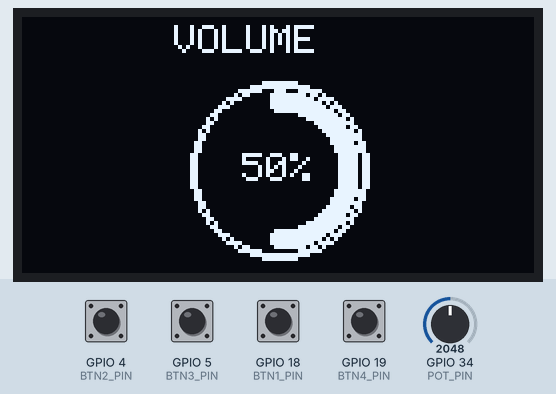
A sketch run on a simulated ESP32. Parts: 128×64 one-colour display. The inputs (shaded band) are chosen by the test bench; at power-on: GPIO 4 (BTN2_PIN), GPIO 5 (BTN3_PIN), GPIO 18 (BTN1_PIN), GPIO 19 (BTN4_PIN) HIGH, GPIO 34 (POT_PIN) = 2048. USB keyboard and mouse output is not drawn; what the sketch prints to the serial monitor is not drawn.

Above: at 4.2 s.
4.3 s: GPIO 34 (POT_PIN) set to 1931
At 6.6 s:
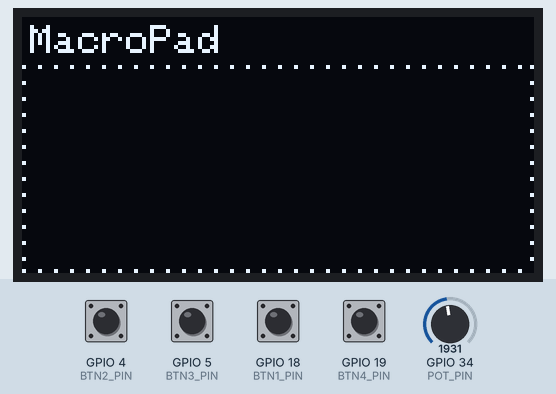
7.3 s: GPIO 4 (BTN2_PIN) pulled LOW for 0.15 s
At 7.9 s:
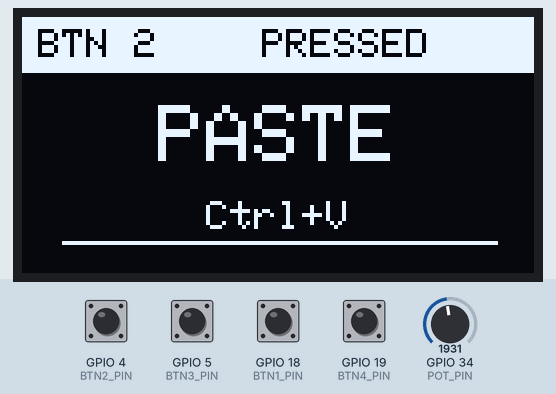
10.4 s: GPIO 5 (BTN3_PIN) pulled LOW for 0.15 s
At 11.6 s:
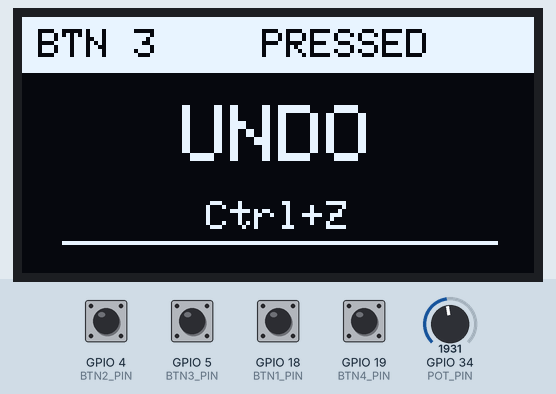
13.5 s: GPIO 18 (BTN1_PIN) pulled LOW for 0.15 s
At 14.0 s:
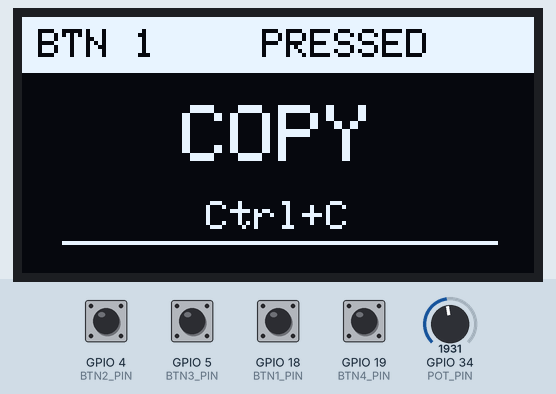
16.6 s: GPIO 19 (BTN4_PIN) pulled LOW for 0.15 s
At 17.7 s:
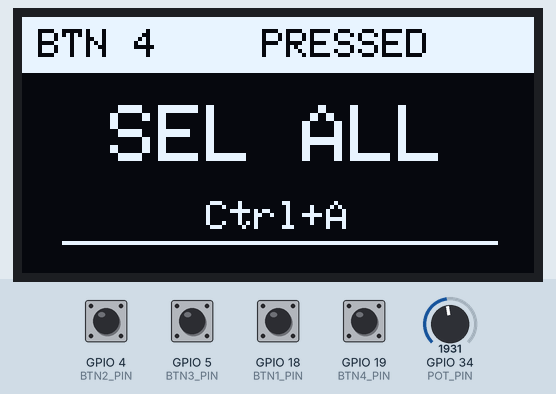
19.7 s: GPIO 34 (POT_PIN) set to 1228
At 20.6 s:
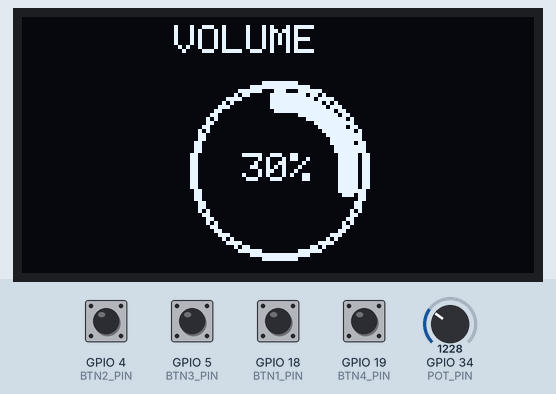
Timing chart, 0 to 22.2 s (numbered marks = the images above; inputs shaded):
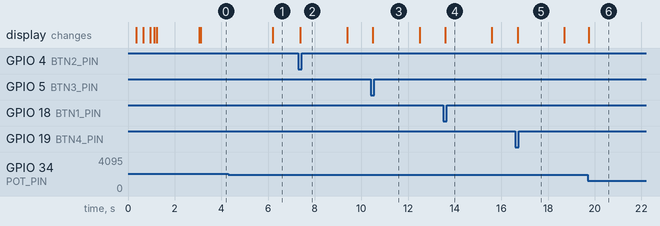

Measured:
- the behaviour switches between 1969 and 1968 on GPIO 34 (POT_PIN) (found by bisection; images 0 and 1)
- after the input at 4.3 s, the display: changes after 1.9 s (image 1)
- after the input at 7.3 s, the display: changes after 0.09 s (image 2)
- after the input at 10.4 s, the display: changes after 0.09 s (image 3)
- after the input at 13.5 s, the display: changes after 0.10 s (image 4)
- after the input at 16.6 s, the display: changes after 0.10 s (image 5)
- after the input at 19.7 s, the display: changes after 0.05 s (image 6)

The sketch:

main.ino
```cpp
#include <BleKeyboard.h>
#include <Wire.h>
#include <Adafruit_GFX.h>
#include <Adafruit_SSD1306.h>

// OLED Setup
#define SCREEN_WIDTH 128
#define SCREEN_HEIGHT 64
#define OLED_RESET -1
Adafruit_SSD1306 display(SCREEN_WIDTH, SCREEN_HEIGHT, &Wire, OLED_RESET);
// for th piuns
const int BTN1_PIN = 18;
const int BTN2_PIN =  4;
const int BTN3_PIN =  5;
const int BTN4_PIN = 19;
const int POT_PIN  = 34;

int buttonPins[4] = {BTN1_PIN, BTN2_PIN, BTN3_PIN, BTN4_PIN};
const char* btnLabels[4]  = {"COPY", "PASTE", "UNDO", "SEL ALL"};
const char* btnSubtext[4] = {"Ctrl+C", "Ctrl+V", "Ctrl+Z", "Ctrl+A"};
BleKeyboard bleKeyboard("MacroPad", "DIY", 100);

// deb
const unsigned long DEBOUNCE_MS = 50;
bool lastState[4]            = {HIGH, HIGH, HIGH, HIGH};
bool currentState[4]         = {HIGH, HIGH, HIGH, HIGH};
unsigned long lastDebounceTime[4] = {0, 0, 0, 0};

// Potentiomiter values variables
const int POT_STEPS           = 20;
const int POT_DEADZONE        = 30;
const unsigned long POT_INTERVAL = 150;
int  lastPotStep              = -1;
unsigned long lastPotTime     = 0;
int  currentVolume            = 50;
// display val

#define MODE_IDLE    0
#define MODE_BUTTON  1
#define MODE_VOLUME  2

int  displayMode              = MODE_IDLE;
unsigned long modeTimer       = 0;
const unsigned long MSG_HOLD  = 2000;
int  lastButtonPressed        = -1;

bool startupDone = false;

void setup() {
  Serial.begin(115200);
  for (int i = 0; i < 4; i++) {
    pinMode(buttonPins[i], INPUT_PULLUP);
  }

  // Init OLED
  if (!display.begin(SSD1306_SWITCHCAPVCC, 0x3C)) {
    Serial.println("OLED not found — check wiring!");
    while (true); // halt
  }

  runStartupAnimation();
  startupDone = true;

  bleKeyboard.begin();
  Serial.println("MacroPad ready — pair with 'MacroPad'");
}

void loop() {
  if (bleKeyboard.isConnected()) {
    handleButtons();
    handlePotentiometer();
  }
  updateDisplay();
}

// button code
void handleButtons() {
  for (int i = 0; i < 4; i++) {
    int reading = digitalRead(buttonPins[i]);
    if (reading != lastState[i]) {
      lastDebounceTime[i] = millis();
    }

    if ((millis() - lastDebounceTime[i]) > DEBOUNCE_MS) {
      if (reading != currentState[i]) {
        currentState[i] = reading;
        if (currentState[i] == LOW) {
          sendMacro(i);
          lastButtonPressed = i;
          displayMode = MODE_BUTTON;
          modeTimer = millis();
        }
      }
    }
    lastState[i] = reading;
  }
}

void sendMacro(int i) {
  switch (i) {
    case 0:
      Serial.println("Copy");
      bleKeyboard.press(KEY_LEFT_CTRL);
      bleKeyboard.press('c');
      delay(10); bleKeyboard.releaseAll(); break;
    case 1:
      Serial.println("Paste");
      bleKeyboard.press(KEY_LEFT_CTRL); bleKeyboard.press('v');
      delay(10); bleKeyboard.releaseAll(); break;
    case 2:
      Serial.println("Undo");
      bleKeyboard.press(KEY_LEFT_CTRL); bleKeyboard.press('z');
      delay(10); bleKeyboard.releaseAll(); break;
    case 3:
      Serial.println("Select All");
      bleKeyboard.press(KEY_LEFT_CTRL); bleKeyboard.press('a');
      delay(10); bleKeyboard.releaseAll(); break;
  }
}

void handlePotentiometer() {
  int raw  = analogRead(POT_PIN);
  int step = map(raw, 0, 4095, 0, POT_STEPS - 1);
  if (lastPotStep == -1) { lastPotStep = step; return; }

  int diff = step - lastPotStep;
  if (abs(raw - map(lastPotStep, 0, POT_STEPS - 1, 0, 4095)) < POT_DEADZONE) return;
  if (millis() - lastPotTime < POT_INTERVAL) return;
  if (diff > 0) {
    for (int i = 0; i < abs(diff); i++) bleKeyboard.write(KEY_MEDIA_VOLUME_UP);
    currentVolume = constrain(currentVolume + (abs(diff) * (100 / POT_STEPS)), 0, 100);
    Serial.print("Vol UP: "); Serial.println(currentVolume);
  } else if (diff < 0) {
    for (int i = 0; i < abs(diff); i++) bleKeyboard.write(KEY_MEDIA_VOLUME_DOWN);
    currentVolume = constrain(currentVolume - (abs(diff) * (100 / POT_STEPS)), 0, 100);
    Serial.print("Vol DN: "); Serial.println(currentVolume);
  }

  lastPotStep = step;
  lastPotTime = millis();
  displayMode = MODE_VOLUME;
  modeTimer = millis();
}

void updateDisplay() {
  if ((displayMode == MODE_BUTTON || displayMode == MODE_VOLUME) &&
      (millis() - modeTimer > MSG_HOLD)) {
    displayMode = MODE_IDLE;
  }

  switch (displayMode) {
    case MODE_IDLE:   drawIdle();   break;
    case MODE_BUTTON: drawButton(); break;
    case MODE_VOLUME: drawVolume(); break;
  }
}

void drawIdle() {
  display.clearDisplay();
  // Small label at top
  display.setTextSize(1);
  display.setTextColor(SSD1306_WHITE);
  display.setCursor(2, 2);
  display.print("MacroPad");
  // Dotted border
  for (int x = 0; x < SCREEN_WIDTH; x += 4) {
    display.drawPixel(x, 12, SSD1306_WHITE);
    display.drawPixel(x, SCREEN_HEIGHT - 1, SSD1306_WHITE);
  }
  for (int y = 12; y < SCREEN_HEIGHT; y += 4) {
    display.drawPixel(0, y, SSD1306_WHITE);
    display.drawPixel(SCREEN_WIDTH - 1, y, SSD1306_WHITE);
  }
  display.display();
}

// for button press
void drawButton() {
  if (lastButtonPressed < 0) return;
  display.clearDisplay();
  display.fillRect(0, 0, SCREEN_WIDTH, 14, SSD1306_WHITE);
  display.setTextColor(SSD1306_BLACK);
  display.setTextSize(1);
  display.setCursor(4, 3);
  display.print("BTN ");
  display.print(lastButtonPressed + 1);
  display.setCursor(60, 3);
  display.print("PRESSED");

  display.setTextColor(SSD1306_WHITE);
  display.setTextSize(2);
  int labelLen = strlen(btnLabels[lastButtonPressed]) * 12;
  display.setCursor((SCREEN_WIDTH - labelLen) / 2, 22);
  display.print(btnLabels[lastButtonPressed]);

  display.setTextSize(1);
  int subLen = strlen(btnSubtext[lastButtonPressed]) * 6;
  display.setCursor((SCREEN_WIDTH - subLen) / 2, 46);
  display.print(btnSubtext[lastButtonPressed]);

  display.drawLine(10, 56, SCREEN_WIDTH - 10, 56, SSD1306_WHITE);

  display.display();
}

void drawVolume() {
  display.clearDisplay();

  display.setTextSize(1);
  display.setTextColor(SSD1306_WHITE);
  display.setCursor(38, 2);
  display.print("VOLUME");
  // Note: ai wrote me this part
  int cx = 64, cy = 38, r = 22;
  display.drawCircle(cx, cy, r, SSD1306_WHITE);
  display.drawCircle(cx, cy, r - 1, SSD1306_WHITE);

  float startAngle = -90.0 * PI / 180.0;
  float endAngle   = startAngle + (2.0 * PI * currentVolume / 100.0);
  for (float a = startAngle; a <= endAngle; a += 0.05) {
    int px = cx + (int)((r - 4) * cos(a));
    int py = cy + (int)((r - 4) * sin(a));
    display.fillCircle(px, py, 2, SSD1306_WHITE);
  }

  display.setTextSize(1);
  String pct = String(currentVolume) + "%";
  int pctLen = pct.length() * 6;
  display.setCursor(cx - pctLen / 2, cy - 4);
  display.print(pct);

  display.display();
}

//start up
void runStartupAnimation() {
  for (int x = 0; x < SCREEN_WIDTH; x += 4) {
    display.clearDisplay();
    display.fillRect(0, 0, x, SCREEN_HEIGHT, SSD1306_WHITE);
    display.display();
    delay(8);
  }

  display.fillRect(0, 0, SCREEN_WIDTH, SCREEN_HEIGHT, SSD1306_WHITE);
  display.display();
  delay(80);

  display.clearDisplay();
  display.setTextColor(SSD1306_WHITE);
  display.setTextSize(2);
  display.setCursor(14, 10);
  display.print("MacroPad");
  display.setTextSize(1);
  display.setCursor(28, 34);
  display.print("by ESP32  :)");
  display.setCursor(16, 48);
  display.print("Connecting BLE...");
  display.display();
  delay(1800);

  display.clearDisplay();
  display.display();
}
```
